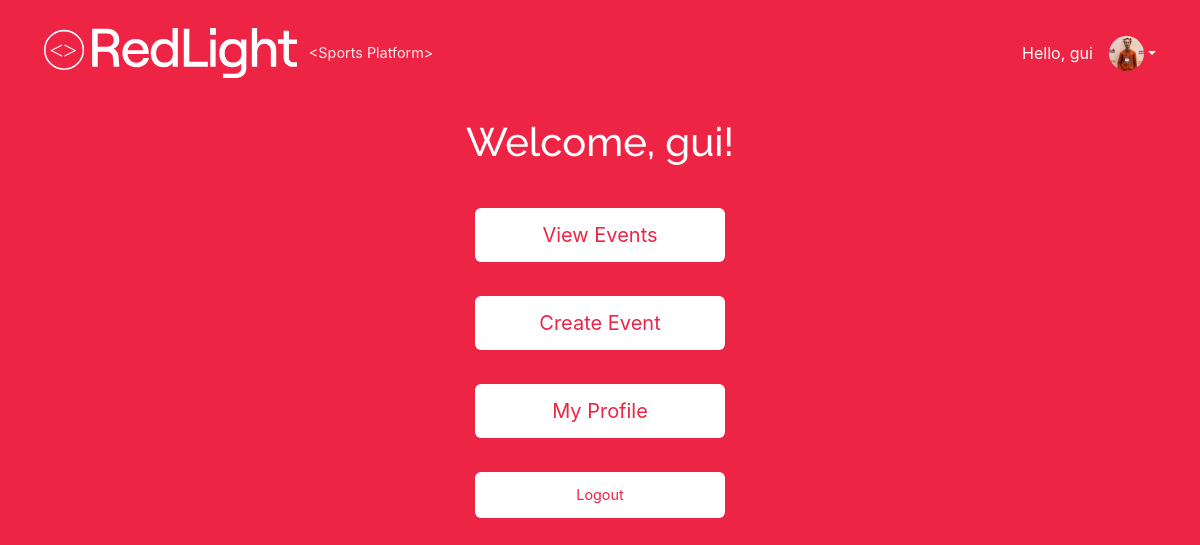
Screenshot of / (signed in) with the database file from the repository.
### app/models.py (models this page shows)
class User(UserMixin, db.Model):
    id = db.Column(db.Integer, primary_key = True)
    name = db.Column(db.String(100), nullable = False)
    email = db.Column(db.String(120), unique = True, nullable = False)
    password = db.Column(db.String(200), nullable = False)
    role = db.Column(Enum('participant', 'admin', name = 'user_roles'), default = "participant", nullable = False)
    age = db.Column(db.Integer, nullable = True)
    photo = db.Column(db.String(200), nullable = True) #path to Photo
    events_created = db.relationship('Event', backref='creator', lazy=True)
    events_joined = db.relationship('Event', secondary=event_participants, backref='participants')
    photo = db.Column(db.String(120), nullable=True)

### app/routes/main.py (the view)
@main_bp.route('/')
@login_required
def home():
    return render_template('home.html', user=current_user)

### app/routes/auth.py (called while the page is built)
@login_manager.user_loader
def load_user(user_id):
    return User.query.get(int(user_id))

### app/templates/home.html (shortened to what this page needs)
{% extends 'header.html' %}
{% block content %}
<h1 class="mb-4 welcome-title text-center">Welcome, {{ user.name }}!</h1>
<div class="home-btn-wrapper">
    <a href="{{ url_for('events.list_events') }}" class="btn redlight-btn btn-home-left">View Events</a>
    <a href="{{ url_for('events.create_event') }}" class="btn redlight-btn btn-home-right">Create Event</a>
    <a href="{{ url_for('auth.profile') }}" class="btn redlight-btn btn-home-left">My Profile</a>
    <a href="{{ url_for('auth.logout') }}" class="btn redlight-btn btn-home-right" style="font-size: 0.9rem;">Logout</a>
</div>
{% endblock %}

### app/templates/header.html (shortened to what this page needs)
<!DOCTYPE html>
<html>
<head>
    <link href="https://cdn.jsdelivr.net/npm/bootstrap@5.3.0/dist/css/bootstrap.min.css" rel="stylesheet">
    <link href="{{ url_for('static', filename='styles.css') }}" rel="stylesheet">
</head>
<body>
    <nav class="navbar navbar-expand-lg transparent-header px-4">
        <div class="d-flex align-items-center gap-2">
            <a href="{{ url_for('main.home') }}">
                <img src="{{ url_for('static', filename='website/logos/logo.svg') }}" alt="Icon" class="header-icon">
            </a>
            <span class="platform-tag ms-1">&lt;Sports Platform&gt;</span>
        </div>
        {% if current_user.is_authenticated %}
        <div class="dropdown ms-auto">
            <a class="d-flex align-items-center text-white text-decoration-none dropdown-toggle user-link" href="#" id="dropdownUser" data-bs-toggle="dropdown" aria-expanded="false">
                <span class="me-2">Hello, {{ current_user.name }}</span>
                {% if current_user.photo %}
                    <img src="{{ url_for('static', filename='uploads/' + current_user.photo) }}" class="header-profile-img" alt="Profile">
                {% else %}
                    <div class="header-profile-img bg-white"></div>
                {% endif %}
            </a>
        </div>
        {% endif %}
    </nav>
    <div class="container">
        {% block content %}{% endblock %}
    </div>
</body>
</html>

### app/static/styles.css (style rules this page uses)
.header-profile-img { width: 35px; height: 35px; border-radius: 50%; object-fit: cover; margin-left: 8px; }
body { background-color: #ee2444; color: white; font-family: 'Inter', sans-serif; margin: 0; padding: 20px; }
a, .btn { color: white; text-decoration: none; }
.redlight-btn { background-color: white; color: #ee2444; border: none; margin-top: 10px; }
.home-btn-wrapper { display: flex; flex-direction: column; align-items: center; gap: 1.5rem; margin-top: 2rem; animation: fadeInCenter 1s ease-out; }
.home-btn-wrapper .btn { font-size: 1.25rem; padding: 0.75rem 1.5rem; opacity: 0; width: 250px; text-align: center; }
.btn-home-left { opacity: 0; transform: translateX(-100px); animation: slideInLeft 0.8s forwards; }
.btn-home-right { opacity: 0; transform: translateX(100px); animation: slideInRight 0.8s forwards; }
.btn-home-left:nth-of-type(1) { animation-delay: 0.5s; }
.btn-home-right:nth-of-type(2) { animation-delay: 0.7s; }
.btn-home-left:nth-of-type(3) { animation-delay: 0.9s; }
.btn-home-right:nth-of-type(4) { animation-delay: 1.1s; }
.welcome-title { font-family: 'Raleway', sans-serif; font-size: 2.5rem; }
.transparent-header { background-color: transparent !important; border-bottom: none; box-shadow: none; padding-bottom: 40px; }
.platform-tag { font-size: 0.9rem; color: white; vertical-align: super; opacity: 0.9; }
.header-icon { height: 50px; }

### rows the page displays
User: name "gui", photo (picture)
